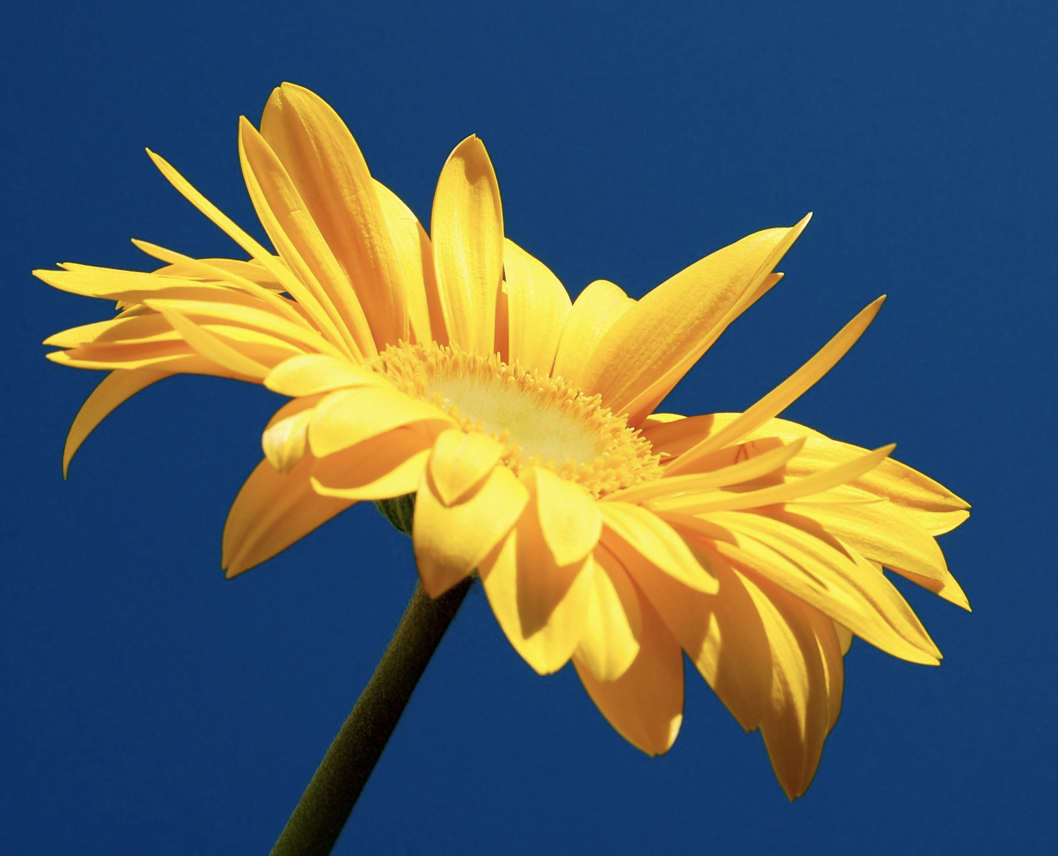
#> input picture images/amarilla.png, 1058 x 856 px, found by its file name
$ python color2gray.py
#> lines starting #> are read from the running program, lines starting #| are printed output that depends on the picture
#> further down, image is the input picture: shape (856, 1058, 3); mean B, G, R 94.7, 96.5, 84.2
import cv2

def convertir_a_gris_promedio(imagen):
    # Obtiene las dimensiones de la imagen
    alto, ancho, _ = imagen.shape
#> alto = 856; ancho = 1058

    # Crea una matriz vacía para la imagen en escala de grises
    img_gris = imagen.copy()

    # Itera sobre cada píxel de la imagen
    for y in range(alto):
        for x in range(ancho):
            # Obtiene los valores de los canales de color BGR en el píxel actual
            blue = imagen[y, x, 0]
            green = imagen[y, x, 1]
            red = imagen[y, x, 2]

            gray = 1/3 * red + 1/3 * green + 1/3 * blue

            # Asigna el valor de intensidad calculado a la matriz de la imagen en escala de grises
            img_gris[y, x] = gray
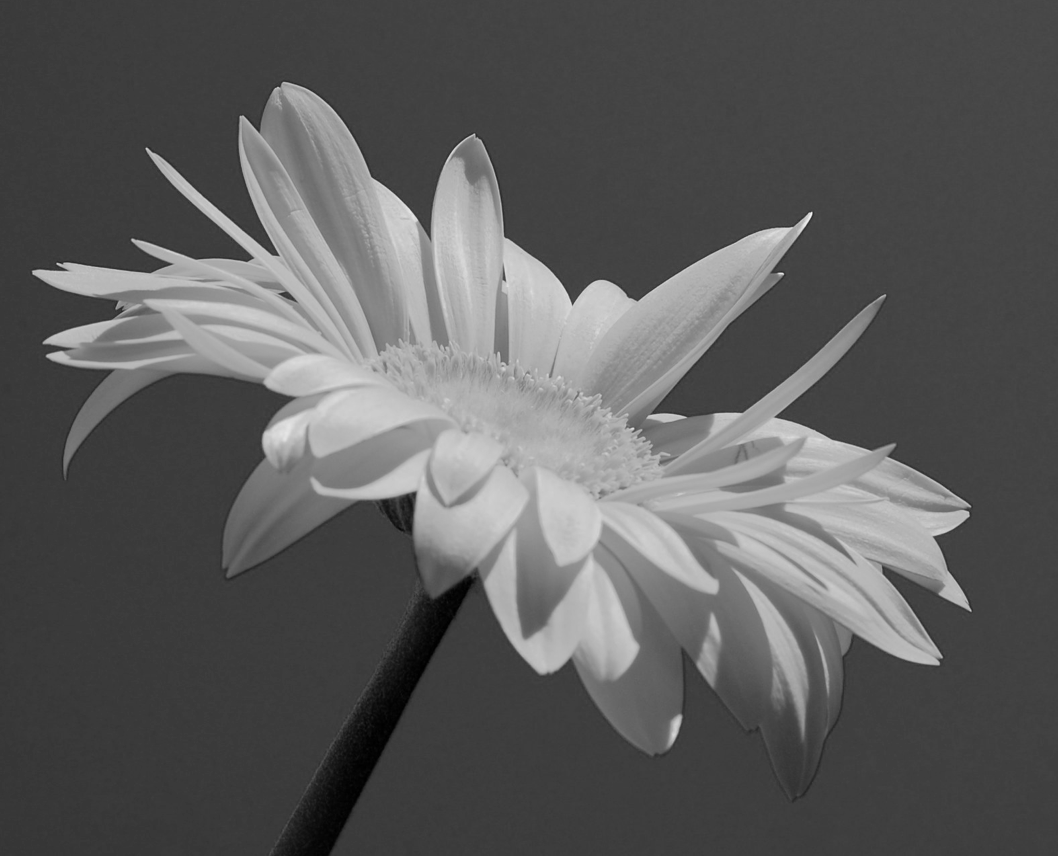
#> img_gris: shape (856, 1058, 3); min 0, max 244, mean 91.4

    return img_gris

def convertir_a_gris_formula(imagen):

    # Verifica si la imagen se ha leído correctamente
    if imagen is None:
        print("No se pudo leer la imagen.")
        return None

    # Obtiene las dimensiones de la imagen
    alto, ancho, _ = imagen.shape
#> alto = 856; ancho = 1058

    # Crea una matriz vacía para la imagen en escala de grises
    img_gris = imagen.copy()

    # Itera sobre cada píxel de la imagen
    for y in range(alto):
        for x in range(ancho):
            # Obtiene los valores de los canales de color BGR en el píxel actual
            blue = imagen[y, x, 0]
            green = imagen[y, x, 1]
            red = imagen[y, x, 2]

            # Calcula el valor de intensidad en escala de grises utilizando la fórmula Y = 0.299R + 0.587G + 0.114B
            gray = 0.299 * red + 0.587 * green + 0.114 * blue

            # Asigna el valor de intensidad calculado a la matriz de la imagen en escala de grises
            img_gris[y, x] = gray
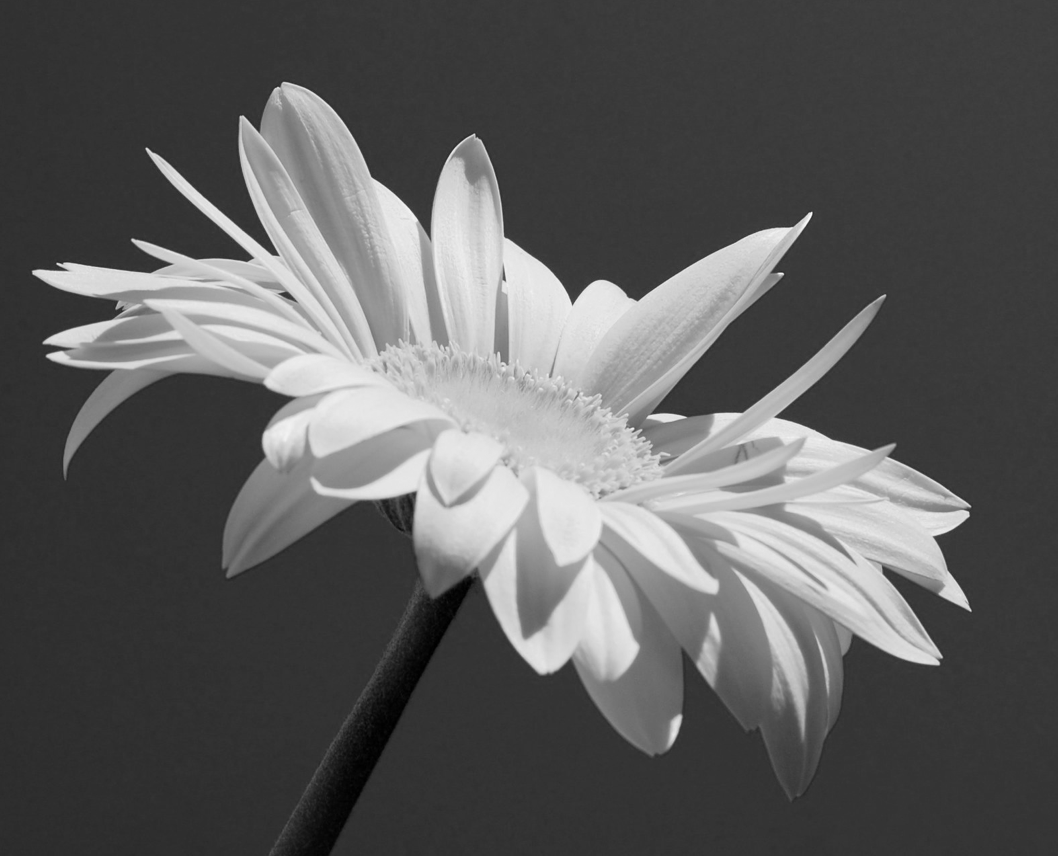
#> img_gris: shape (856, 1058, 3); min 0, max 250, mean 92.2

    return img_gris

if __name__ == "__main__":
    image = cv2.imread("c:/Users/Hp245-User/Desktop/openCV/images/amarilla.png")
    cv2.namedWindow("original", cv2.WINDOW_NORMAL)
    cv2.imshow("original", image)

    r1 = convertir_a_gris_promedio(image)
    cv2.namedWindow("promedio", cv2.WINDOW_NORMAL)
    cv2.imshow("promedio", r1)

    r2 = convertir_a_gris_formula(image)
    cv2.namedWindow("formula", cv2.WINDOW_NORMAL)
    cv2.imshow("formula", r2)

    cv2.waitKey(0)
    cv2.destroyAllWindows()
